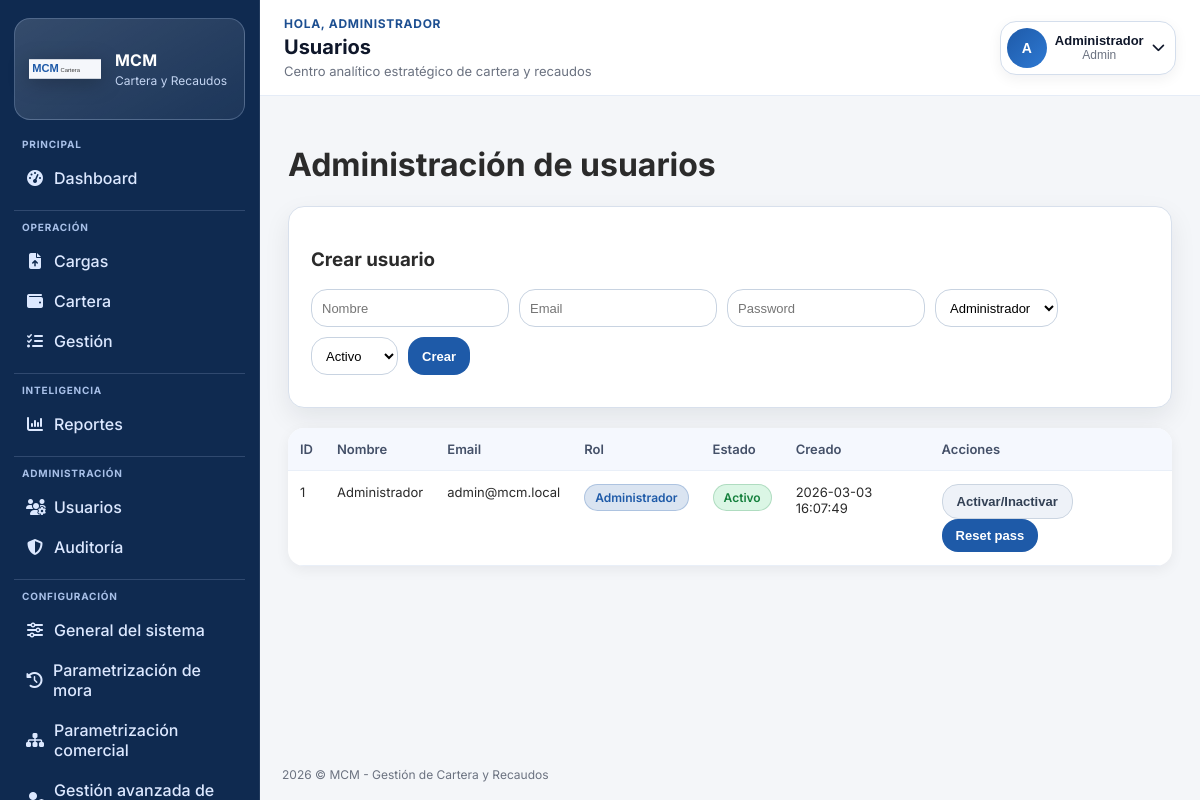
The app's page /admin/usuarios.php (signed in) with its own data.
### tables this page shows
CREATE TABLE IF NOT EXISTS usuarios (
    id BIGINT AUTO_INCREMENT PRIMARY KEY,
    nombre VARCHAR(120) NOT NULL,
    email VARCHAR(120) NOT NULL UNIQUE,
    password_hash VARCHAR(255) NOT NULL,
    rol ENUM('admin', 'analista', 'visualizador') NOT NULL DEFAULT 'visualizador',
    estado ENUM('activo', 'inactivo') NOT NULL DEFAULT 'activo',
    created_at DATETIME NOT NULL DEFAULT CURRENT_TIMESTAMP,
    updated_at DATETIME NOT NULL DEFAULT CURRENT_TIMESTAMP ON UPDATE CURRENT_TIMESTAMP
);

### public/admin/usuarios.php (called while the page is built)
<?php
require_once __DIR__ . '/../modules/admin/usuarios.php';

### app/config/app.php (called while the page is built, shortened)
<?php
if (!function_exists('app_base_url')) {
    function app_base_url(): string
    {
        return APP_BASE_URL;
    }
}
if (!function_exists('app_url')) {
    function app_url(string $path = ''): string
    {
        $base = app_base_url();
        $cleanPath = ltrim($path, '/');
        return $base === '' ? '/' . $cleanPath : $base . '/' . $cleanPath;
    }
}
if (!function_exists('app_request_path')) {
    function app_request_path(): string
    {
        $uriPath = (string)(parse_url($_SERVER['REQUEST_URI'] ?? '', PHP_URL_PATH) ?? '/');
        $base = app_base_url();
        if ($base !== '' && str_starts_with($uriPath, $base)) {
            $uriPath = substr($uriPath, strlen($base));
        }
        $uriPath = '/' . ltrim($uriPath, '/');
        return $uriPath;
    }
}
if (!function_exists('app_route_is')) {
    function app_route_is(array $paths): bool
    {
        $current = app_request_path();
        foreach ($paths as $path) {
            $normalized = '/' . ltrim($path, '/');
            $prefix = rtrim($normalized, '/') . '/';
        }
        return false;
    }
}

### app/config/auth.php (called while the page is built, shortened)
<?php
function current_user(): ?array
{
    return $_SESSION['user'] ?? null;
}

### public/modules/admin/usuarios.php (the view, shortened to what this page needs)
<?php
require_once __DIR__ . '/../../../app/config/db.php';
require_once __DIR__ . '/../../../app/views/layout.php';
$users = $pdo->query('SELECT id, nombre, email, rol, estado, created_at FROM usuarios ORDER BY id DESC')->fetchAll();
ob_start(); ?>
<h1>Administración de usuarios</h1>
<div class="card"><h3>Crear usuario</h3>
<form method="post"><div class="row"><input name="nombre" placeholder="Nombre" required><input type="email" name="email" placeholder="Email" required><input name="password" type="password" placeholder="Password" required><select name="rol"><option value="admin">Administrador</option></select><select name="estado"><option value="activo">Activo</option></select><button class="btn">Crear</button></div></form>
</div>
<table class="table"><tr><th>ID</th><th>Nombre</th><th>Email</th><th>Rol</th><th>Estado</th><th>Creado</th><th>Acciones</th></tr><?php foreach($users as $u): ?><tr><td><?= (int)$u['id'] ?></td><td><?= htmlspecialchars($u['nombre']) ?></td><td><?= htmlspecialchars($u['email']) ?></td><td><?php if ($u['rol']==='admin') { echo ui_badge('Administrador', 'info'); } elseif ($u['rol']==='analista') { echo ui_badge('Analista', 'default'); } else { echo ui_badge('Visualizador', 'warning'); } ?></td><td><?= $u['estado']==='activo' ? ui_badge('Activo', 'success') : ui_badge('Inactivo', 'danger') ?></td><td><?= htmlspecialchars($u['created_at']) ?></td><td><form style="display:inline" method="post"><input type="hidden" name="action" value="toggle"><input type="hidden" name="id" value="<?= (int)$u['id'] ?>"><input type="hidden" name="estado" value="<?= $u['estado']==='activo'?'inactivo':'activo' ?>"><button class="btn btn-muted">Activar/Inactivar</button></form> <form style="display:inline" method="post"><input type="hidden" name="action" value="reset"><input type="hidden" name="id" value="<?= (int)$u['id'] ?>"><button class="btn">Reset pass</button></form></td></tr><?php endforeach; ?></table>
<?php
$content = ob_get_clean();
render_layout('Usuarios', $content);

### app/views/layout.php (shortened to what this page needs)
<?php
require_once __DIR__ . '/../config/auth.php';
require_once __DIR__ . '/../config/app.php';
function ui_badge(string $text, string $variant = 'default'): string
{
    $allowed = ['default', 'success', 'warning', 'danger', 'info'];
    return '<span class="badge badge-' . $variant . '">' . htmlspecialchars($text) . '</span>';
}
function render_layout(string $title, string $content): void
{
    $user = current_user();
    $role = $user['rol'] ?? 'visualizador';
    $menuBySection = [];
    foreach ($menu as $item) {
        $section = $item['section'] ?? 'General';
        $menuBySection[$section][] = $item;
    }
    ?>
    <!doctype html>
    <html lang="es">
    <head>
      <link rel="stylesheet" href="https://cdnjs.cloudflare.com/ajax/libs/font-awesome/6.5.2/css/all.min.css">
      <link rel="stylesheet" href="<?= htmlspecialchars(app_url('assets/css/app.css')) ?>">
    </head>
    <body>
      <aside class="app-sidebar" id="appSidebar">
        <div class="sidebar-brand">
          <img src="<?= htmlspecialchars(app_url('assets/img/logo-mcm.svg')) ?>" alt="MCM" class="sidebar-logo">
          <div>
            <div class="sidebar-brand-title">MCM</div>
            <div class="sidebar-brand-subtitle">Cartera y Recaudos</div>
          </div>
        </div>
        <nav class="sidebar-nav">
          <?php foreach ($menuBySection as $sectionName => $items): ?>
            <div class="sidebar-section">
              <p class="sidebar-section-label"><?= htmlspecialchars($sectionName) ?></p>
              <?php foreach ($items as $item): ?>
                <?php $active = app_route_is($item['match']); ?>
                <a class="sidebar-link <?= $active ? 'active' : '' ?>" href="<?= htmlspecialchars(app_url($item['url'])) ?>">
                  <i class="<?= htmlspecialchars($item['icon']) ?>"></i>
                  <span><?= htmlspecialchars($item['label']) ?></span>
                </a>
              <?php endforeach; ?>
            </div>
          <?php endforeach; ?>
        </nav>
      </aside>
      <div class="app-main">
        <header class="app-topbar">
          <div class="topbar-title-wrap">
            <p class="topbar-greeting">Hola, <?= htmlspecialchars((string)($user['nombre'] ?? 'equipo')) ?></p>
            <h1 class="topbar-title"><?= htmlspecialchars($title) ?></h1>
            <p class="topbar-subtitle">Centro analítico estratégico de cartera y recaudos</p>
          </div>
          <div class="topbar-user" id="topbarUserMenu">
            <button class="user-menu-trigger" id="userMenuToggle" type="button" aria-label="Abrir menú de usuario" aria-expanded="false">
              <div class="avatar">
                <?= strtoupper(substr((string)($user['nombre'] ?? 'U'), 0, 1)) ?>
              </div>
              <div class="user-meta">
                <strong><?= htmlspecialchars((string)($user['nombre'] ?? 'Usuario')) ?></strong>
                <span><?= htmlspecialchars(ucfirst((string)$role)) ?></span>
              </div>
              <i class="fa-solid fa-chevron-down"></i>
            </button>
          </div>
        </header>
        <main class="app-content">
          <?= $content ?>
        </main>
        <footer class="app-footer">
          <span><?= date('Y') ?> &copy; MCM - Gestión de Cartera y Recaudos</span>
        </footer>
      </div>
    </body>
    </html>
    <?php
}

### records on screen
usuarios: nombre "ADMINISTRADOR", nombre "A", nombre "Administrador", rol "Admin", id "1", email "admin@mcm.local", text "Administrador Activo", created_at "2026-03-03 16:07:49"

### other values on screen
$sectionName "PRINCIPAL"
$item['label'] "Dashboard"
$sectionName "OPERACIÓN"
$item['label'] "Cargas"
$item['label'] "Cartera"
$item['label'] "Gestión"
$sectionName "INTELIGENCIA"
$item['label'] "Reportes"
$sectionName "ADMINISTRACIÓN"
$item['label'] "Usuarios"
$item['label'] "Auditoría"
$sectionName "CONFIGURACIÓN"
$item['label'] "General del sistema"
$item['label'] "Parametrización de mora"
$item['label'] "Parametrización comercial"
